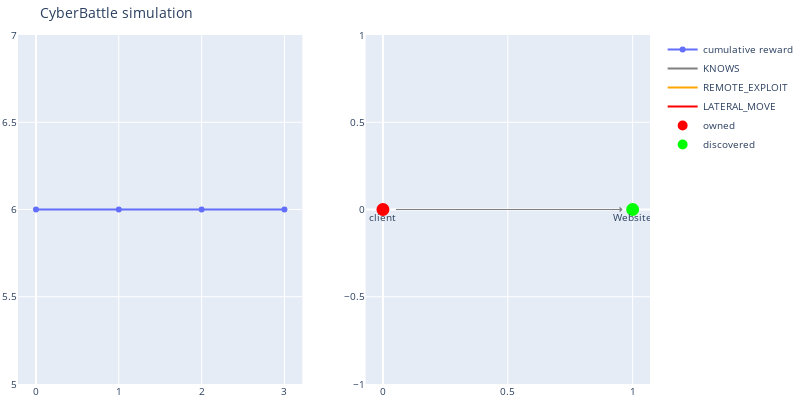
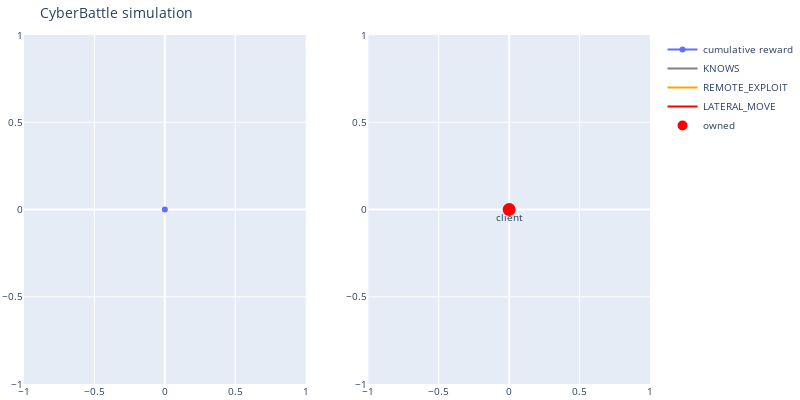
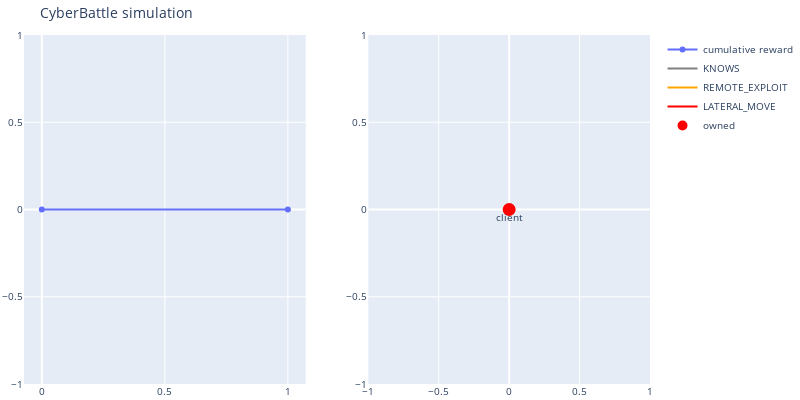
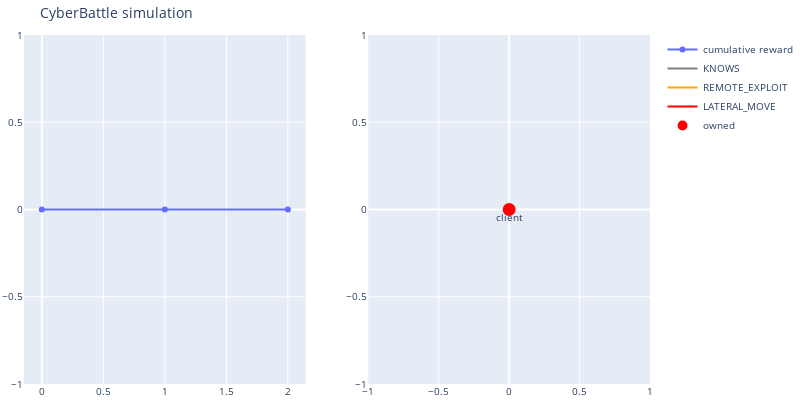

The cell these charts' notebook holds for them, in order:
### Code cell
### Sample test cases.

RANDOM_SEED = 10
numiters = 3
stochasticity = 1.

# gym_env = gym.make('CyberBattleToyCtf-v0')

gym_env.render()
done = False
mcts = MonteCarloTreeSearch(env=deepcopy(gym_env), numiters=numiters, explorationParam=1., random_seed=RANDOM_SEED)
state = gym_env.reset()

# net_state = NetworkState(state, done=done)
for i in range(4):
    print(f'Episode {i}')
    net_state = NetworkState(state, done=done, env=deepcopy(gym_env))
    action = mcts.buildTreeAndReturnBestAction(initialState=net_state)
    state, reward, done, info = gym_env.step(action)
    gym_env.render()
    if done == True:
        break
print ("simulation done")

### Figure 1 — Plotly figure (JSON) as saved in the notebook; plotly's stock layout.template omitted (floating-point values rounded to 4 significant figures)
{"data": [{"name": "cumulative reward", "type": "scatter", "xaxis": "x", "y": [6, 6, 6, 6], "yaxis": "y"}, {"line": {"color": "gray"}, "mode": "lines", "name": "KNOWS", "type": "scatter", "x": [0], "xaxis": "x2", "y": [0], "yaxis": "y2"}, {"line": {"color": "orange"}, "mode": "lines", "name": "REMOTE_EXPLOIT", "type": "scatter", "x": [0], "xaxis": "x2", "y": [0], "yaxis": "y2"}, {"line": {"color": "red"}, "mode": "lines", "name": "LATERAL_MOVE", "type": "scatter", "x": [0], "xaxis": "x2", "y": [0], "yaxis": "y2"}, {"hoverinfo": "text", "marker": {"color": "#D32F2E", "line": {"color": "rgb(255,0,0)", "width": 8}, "size": 5, "symbol": "circle-dot"}, "mode": "markers+text", "name": "owned", "text": ["client"], "textposition": "bottom center", "type": "scatter", "x": [0], "xaxis": "x2", "y": [0], "yaxis": "y2"}, {"hoverinfo": "text", "marker": {"color": "#0e9d00", "line": {"color": "rgb(0,255,0)", "width": 8}, "size": 5, "symbol": "circle-dot"}, "mode": "markers+text", "name": "discovered", "text": ["Website"], "textposition": "bottom center", "type": "scatter", "x": [1], "xaxis": "x2", "y": [0], "yaxis": "y2"}], "layout": {"annotations": [{"align": "center", "arrowcolor": "gray", "arrowhead": 1, "arrowsize": 1, "arrowwidth": 1, "ax": 0, "axref": "x2", "ay": 0, "ayref": "y2", "hovertext": "KNOWS", "opacity": 1, "showarrow": true, "standoff": 10, "startstandoff": 10, "x": 1, "xref": "x2", "y": 0, "yref": "y2"}], "autosize": false, "font": {"size": 10}, "height": 400, "hovermode": "closest", "margin": {"b": 15, "l": 2, "r": 2, "t": 35}, "showlegend": true, "title": {"text": "CyberBattle simulation"}, "width": 800, "xaxis": {"anchor": "y", "domain": [0, 0.45]}, "xaxis2": {"anchor": "y2", "domain": [0.55, 1]}, "yaxis": {"anchor": "x", "domain": [0, 1]}, "yaxis2": {"anchor": "x2", "domain": [0, 1]}}}

### Figure 2 — Plotly figure (JSON) as saved in the notebook; plotly's stock layout.template omitted (floating-point values rounded to 4 significant figures)
{"data": [{"name": "cumulative reward", "type": "scatter", "xaxis": "x", "y": [0], "yaxis": "y"}, {"line": {"color": "gray"}, "mode": "lines", "name": "KNOWS", "type": "scatter", "x": [0], "xaxis": "x2", "y": [0], "yaxis": "y2"}, {"line": {"color": "orange"}, "mode": "lines", "name": "REMOTE_EXPLOIT", "type": "scatter", "x": [0], "xaxis": "x2", "y": [0], "yaxis": "y2"}, {"line": {"color": "red"}, "mode": "lines", "name": "LATERAL_MOVE", "type": "scatter", "x": [0], "xaxis": "x2", "y": [0], "yaxis": "y2"}, {"hoverinfo": "text", "marker": {"color": "#D32F2E", "line": {"color": "rgb(255,0,0)", "width": 8}, "size": 5, "symbol": "circle-dot"}, "mode": "markers+text", "name": "owned", "text": ["client"], "textposition": "bottom center", "type": "scatter", "x": [0], "xaxis": "x2", "y": [0], "yaxis": "y2"}, {"hoverinfo": "text", "marker": {"color": "#0e9d00", "line": {"color": "rgb(0,255,0)", "width": 8}, "size": 5, "symbol": "circle-dot"}, "mode": "markers+text", "name": "discovered", "text": [], "textposition": "bottom center", "type": "scatter", "x": [], "xaxis": "x2", "y": [], "yaxis": "y2"}], "layout": {"autosize": false, "font": {"size": 10}, "height": 400, "hovermode": "closest", "margin": {"b": 15, "l": 2, "r": 2, "t": 35}, "showlegend": true, "title": {"text": "CyberBattle simulation"}, "width": 800, "xaxis": {"anchor": "y", "domain": [0, 0.45]}, "xaxis2": {"anchor": "y2", "domain": [0.55, 1]}, "yaxis": {"anchor": "x", "domain": [0, 1]}, "yaxis2": {"anchor": "x2", "domain": [0, 1]}}}

### Figure 3 — Plotly figure (JSON) as saved in the notebook; plotly's stock layout.template omitted (floating-point values rounded to 4 significant figures)
{"data": [{"name": "cumulative reward", "type": "scatter", "xaxis": "x", "y": [0, 0], "yaxis": "y"}, {"line": {"color": "gray"}, "mode": "lines", "name": "KNOWS", "type": "scatter", "x": [0], "xaxis": "x2", "y": [0], "yaxis": "y2"}, {"line": {"color": "orange"}, "mode": "lines", "name": "REMOTE_EXPLOIT", "type": "scatter", "x": [0], "xaxis": "x2", "y": [0], "yaxis": "y2"}, {"line": {"color": "red"}, "mode": "lines", "name": "LATERAL_MOVE", "type": "scatter", "x": [0], "xaxis": "x2", "y": [0], "yaxis": "y2"}, {"hoverinfo": "text", "marker": {"color": "#D32F2E", "line": {"color": "rgb(255,0,0)", "width": 8}, "size": 5, "symbol": "circle-dot"}, "mode": "markers+text", "name": "owned", "text": ["client"], "textposition": "bottom center", "type": "scatter", "x": [0], "xaxis": "x2", "y": [0], "yaxis": "y2"}, {"hoverinfo": "text", "marker": {"color": "#0e9d00", "line": {"color": "rgb(0,255,0)", "width": 8}, "size": 5, "symbol": "circle-dot"}, "mode": "markers+text", "name": "discovered", "text": [], "textposition": "bottom center", "type": "scatter", "x": [], "xaxis": "x2", "y": [], "yaxis": "y2"}], "layout": {"autosize": false, "font": {"size": 10}, "height": 400, "hovermode": "closest", "margin": {"b": 15, "l": 2, "r": 2, "t": 35}, "showlegend": true, "title": {"text": "CyberBattle simulation"}, "width": 800, "xaxis": {"anchor": "y", "domain": [0, 0.45]}, "xaxis2": {"anchor": "y2", "domain": [0.55, 1]}, "yaxis": {"anchor": "x", "domain": [0, 1]}, "yaxis2": {"anchor": "x2", "domain": [0, 1]}}}

### Figure 4 — Plotly figure (JSON) as saved in the notebook; plotly's stock layout.template omitted (floating-point values rounded to 4 significant figures)
{"data": [{"name": "cumulative reward", "type": "scatter", "xaxis": "x", "y": [0, 0, 0], "yaxis": "y"}, {"line": {"color": "gray"}, "mode": "lines", "name": "KNOWS", "type": "scatter", "x": [0], "xaxis": "x2", "y": [0], "yaxis": "y2"}, {"line": {"color": "orange"}, "mode": "lines", "name": "REMOTE_EXPLOIT", "type": "scatter", "x": [0], "xaxis": "x2", "y": [0], "yaxis": "y2"}, {"line": {"color": "red"}, "mode": "lines", "name": "LATERAL_MOVE", "type": "scatter", "x": [0], "xaxis": "x2", "y": [0], "yaxis": "y2"}, {"hoverinfo": "text", "marker": {"color": "#D32F2E", "line": {"color": "rgb(255,0,0)", "width": 8}, "size": 5, "symbol": "circle-dot"}, "mode": "markers+text", "name": "owned", "text": ["client"], "textposition": "bottom center", "type": "scatter", "x": [0], "xaxis": "x2", "y": [0], "yaxis": "y2"}, {"hoverinfo": "text", "marker": {"color": "#0e9d00", "line": {"color": "rgb(0,255,0)", "width": 8}, "size": 5, "symbol": "circle-dot"}, "mode": "markers+text", "name": "discovered", "text": [], "textposition": "bottom center", "type": "scatter", "x": [], "xaxis": "x2", "y": [], "yaxis": "y2"}], "layout": {"autosize": false, "font": {"size": 10}, "height": 400, "hovermode": "closest", "margin": {"b": 15, "l": 2, "r": 2, "t": 35}, "showlegend": true, "title": {"text": "CyberBattle simulation"}, "width": 800, "xaxis": {"anchor": "y", "domain": [0, 0.45]}, "xaxis2": {"anchor": "y2", "domain": [0.55, 1]}, "yaxis": {"anchor": "x", "domain": [0, 1]}, "yaxis2": {"anchor": "x2", "domain": [0, 1]}}}
